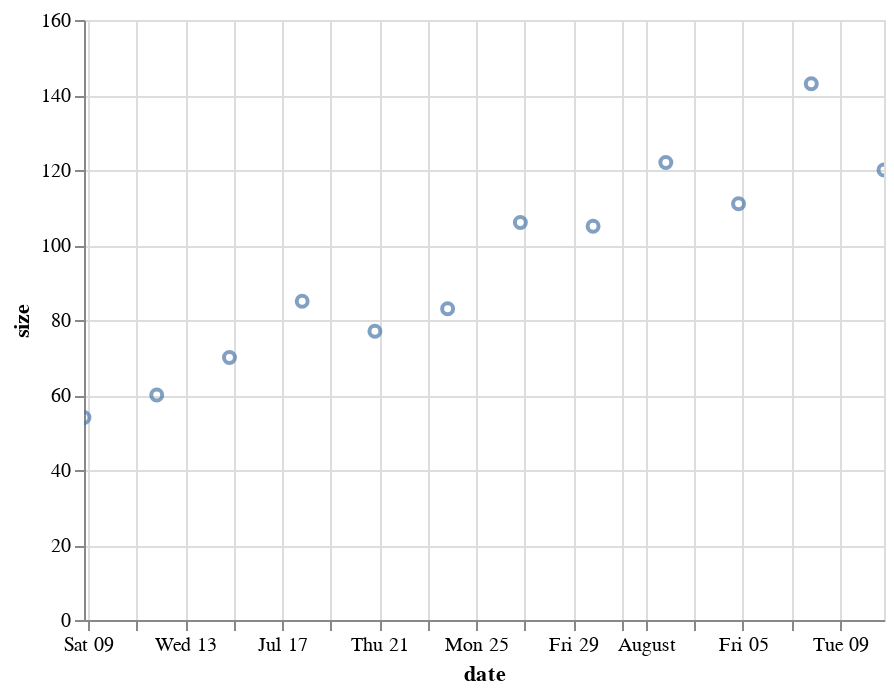

Notebook code cell kept with this figure:
### Code cell
alt.Chart(df2).mark_point().encode(
        x="date",
        y="size"
).interactive()

### Figure 1 — Vega-Lite specification as saved in the notebook (floating-point values rounded to 4 significant figures)
{"config": {"view": {"continuousWidth": 400, "continuousHeight": 300}}, "data": {"name": "data-bd8f0db9f75b23b0d3ddf6e8287a0a0f"}, "mark": "point", "encoding": {"x": {"field": "date", "type": "temporal"}, "y": {"field": "size", "type": "quantitative"}}, "selection": {"selector003": {"type": "interval", "bind": "scales", "encodings": ["x", "y"]}}, "$schema": "https://vega.github.io/schema/vega-lite/v4.17.0.json", "datasets": {"data-bd8f0db9f75b23b0d3ddf6e8287a0a0f": [{"date": "2022-07-08T19:48:43.155448", "size": 54}, {"date": "2022-07-11T19:48:43.155448", "size": 60}, {"date": "2022-07-14T19:48:43.155448", "size": 70}, {"date": "2022-07-17T19:48:43.155448", "size": 85}, {"date": "2022-07-20T19:48:43.155448", "size": 77}, {"date": "2022-07-23T19:48:43.155448", "size": 83}, {"date": "2022-07-26T19:48:43.155448", "size": 106}, {"date": "2022-07-29T19:48:43.155448", "size": 105}, {"date": "2022-08-01T19:48:43.155448", "size": 122}, {"date": "2022-08-04T19:48:43.155448", "size": 111}, {"date": "2022-08-07T19:48:43.155448", "size": 143}, {"date": "2022-08-10T19:48:43.155448", "size": 120}]}}
